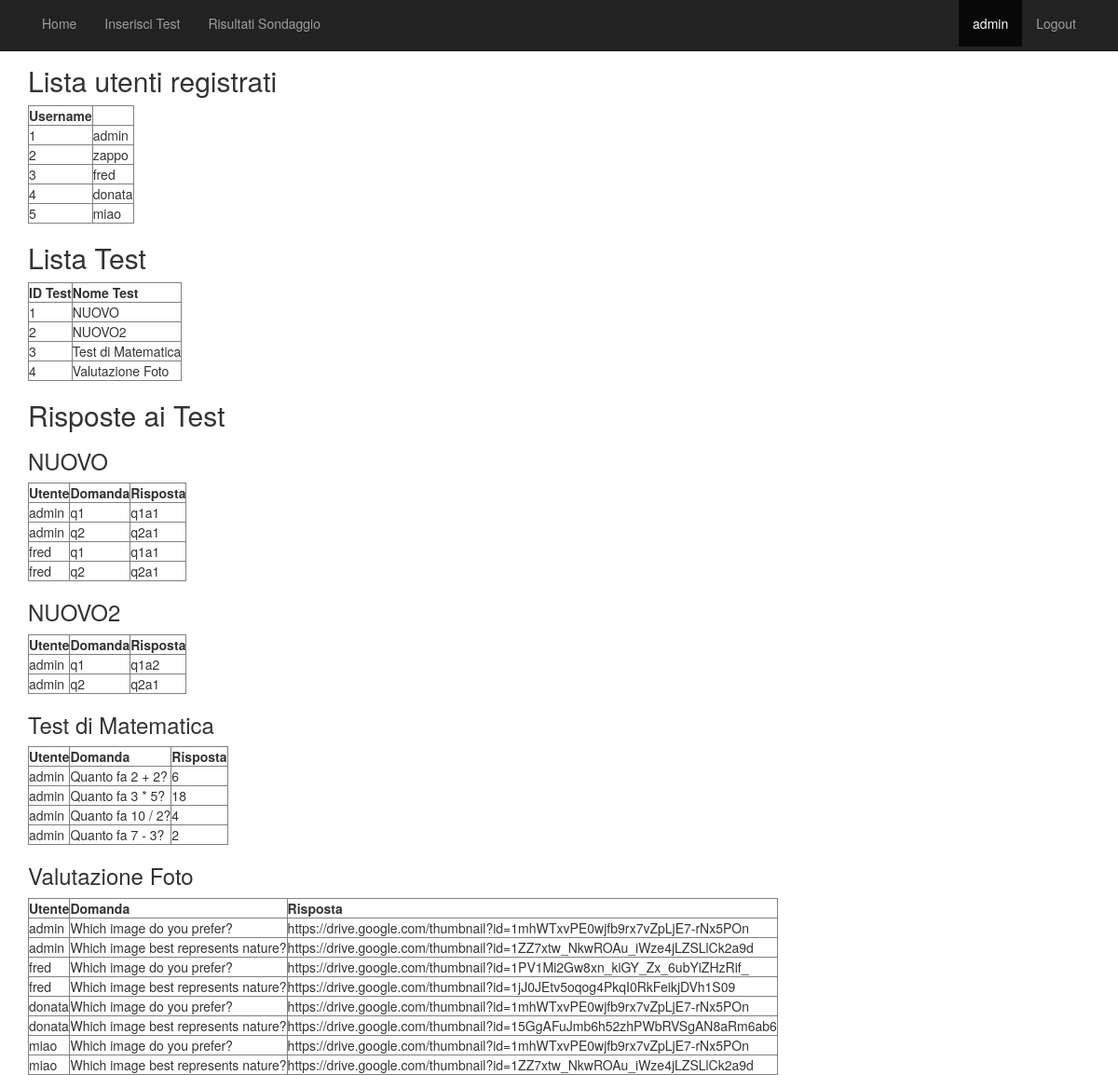
Page /survey_response (signed in) on the committed database.
### survey/models.py (models this page shows, shortened)
class User(UserMixin, db.Model):
    id = db.Column(db.Integer, primary_key=True)
    username = db.Column(db.String(64), index=True, unique=True)
    password_hash = db.Column(db.String(128))
    is_admin = db.Column(db.Boolean,default=False)
    def is_admin_user(self):
        return self.username == 'admin'

class Test(db.Model):
    id = db.Column(db.Integer, primary_key=True)
    name = db.Column(db.String(128), index=True, unique=True, nullable=False)

class Answer(db.Model):
    id = db.Column(db.Integer, primary_key=True)
    is_image = db.Column(db.Boolean, default=False, nullable=False)
    value = db.Column(db.String(128), index=True, nullable=False)
    question_id = db.Column(db.Integer, db.ForeignKey(Question.id), index=True, nullable=False)

class Question(db.Model):
    id = db.Column(db.Integer, primary_key=True)
    value = db.Column(db.String(128), index=True, nullable=False)
    test_id = db.Column(db.Integer, db.ForeignKey(Test.id), index=True, nullable=False)

### survey/routes.py (the view)
@app.route('/survey_response')
@login_required
def survey_response():
    if not current_user.is_admin_user():
        flash('Accesso negato! Solo l\'utente "admin" può accedere a questa pagina.')
        return redirect(url_for('access_denied'))
    users = User.query.all()
    tests = Test.query.all()
    responses = db.session.query(
    Test.id.label('test_id'),
    Test.name.label('test_name'),
    User.username.label('username'),
    Question.value.label('question'),
    Answer.value.label('answer')
).select_from(TestPreference)\
 .join(Answer, TestPreference.answer_id == Answer.id)\
 .join(Question, Answer.question_id == Question.id)\
 .join(Test, Question.test_id == Test.id)\
 .join(User)\
 .filter(TestPreference.user_id == User.id)\
 .order_by(Test.id, User.id)\
 .all()
    return render_template('survey_response.html', users=users, tests=tests, responses=responses)

### survey/models.py (called while the page is built)
@login.user_loader
def load_user(id):
    return User.query.get(int(id))

### survey/templates/survey_response.html
{% extends 'base.html' %}
{% block main %}
    <h2>Lista utenti registrati</h2>
    <table border="1">
       <thead>
          <tr>
              <th>Username</th>
          </tr>
       </thead>
       <tbody>
          {% for user in users %}
            <tr>
                <td>{{ user.id }}</td>
                <td>{{ user.username }}</td>
            </tr>
          {% endfor %}
       </tbody>
    </table>
    <h2>Lista Test</h2>
    <table border="1">
       <thead>
          <tr>
              <th>ID Test</th>
              <th>Nome Test</th>
          </tr>
       </thead>
       <tbody>
          {% for test in tests %}
            <tr>
                <td>{{ test.id }}</td>
                <td>{{ test.name }}</td>
            </tr>
          {% endfor %}
       </tbody>
    </table>
    <h2>Risposte ai Test</h2>
    {% for test in tests %}
        <h3>{{ test.name }}</h3>
        <table border="1">
            <thead>
                <tr>
                    <th>Utente</th>
                    <th>Domanda</th>
                    <th>Risposta</th>
                </tr>
            </thead>
            <tbody>
                {% for response in responses %}
                    {% if response.test_id == test.id %}
                        <tr>
                            <td>{{ response.username }}</td>
                            <td>{{ response.question }}</td>
                            <td>{{ response.answer }}</td>
                        </tr>
                    {% endif %}
                {% endfor %}
            </tbody>
        </table>
    {% endfor %}
{% endblock %}

### survey/templates/header.html (shortened to what this page needs)
<nav class="navbar navbar-inverse navbar-fixed-top">
      <div class="container">
        <div id="navbar" class="collapse navbar-collapse" style="display: inline-block !important;">
          <ul class="nav navbar-nav">
            {% if current_user.is_anonymous %}
              <li><a href="{{ url_for('login') }}">Login</a></li>
			      {% elif current_user.username=="admin" %}
              <li><a href="{{ url_for('index') }}">Home</a></li>
			        <li><a href="{{ url_for('insert_test') }}">Inserisci Test</a></li>
              <li><a href="{{ url_for('survey_response') }}">Risultati Sondaggio</a></li>
            {% else %}
              <li><a href="{{ url_for('index') }}">Home</a></li>
            {% endif %}
          </ul>
        </div>
		{% if current_user.is_anonymous %}
		{% else %}
        <div id="navbar" class="collapse navbar-collapse" style="display: inline-block !important;display: inline-block !important;float: right;">
		<ul class="nav navbar-nav">
			<li class="active"><a>{{current_user.username}}</a></li>
            <li><a href="{{ url_for('logout') }}">Logout</a></li>
		</ul>
		  </div>
          {% endif %}
      </div>
</nav>

### survey/static/css/app.css (style rules this page uses)
body { padding-top: 50px; }

### rows in the picture
User: username "admin", id "1"
User: id "2", username "zappo"
User: id "3", username "fred"
User: id "4", username "donata"
User: id "5", username "miao"
Test: id "1", name "NUOVO"
Test: id "2", name "NUOVO2"
Test: id "3", name "Test di Matematica"
Test: id "4", name "Valutazione Foto"
Answer: username "admin", question "q1", answer "q1a1", username "fred"
Answer: username "admin", question "q2", answer "q2a1", username "fred"
Answer: username "admin", question "q1", answer "q1a2"
Answer: username "admin", question "q2", answer "q2a1"
Answer: username "admin", question "Quanto fa 2 + 2?", answer "6"
Answer: username "admin", question "Quanto fa 3 * 5?", answer "18"
Answer: username "admin", question "Quanto fa 10 / 2?", answer "4"
Answer: username "admin", question "Quanto fa 7 - 3?", answer "2"
Answer: username "admin", question "Which image do you prefer?", answer "https://drive.google.com/thumbnail?id=1mhWTxvPE0wjfb9rx7vZpLjE7-rNx5POn", username "donata", username "miao"
Answer: username "admin", question "Which image best represents nature?", answer "https://drive.google.com/thumbnail?id=1ZZ7xtw_NkwROAu_iWze4jLZSLlCk2a9d", username "miao"
Answer: username "fred", question "Which image do you prefer?", answer "https://drive.google.com/thumbnail?id=1PV1Mi2Gw8xn_kiGY_Zx_6ubYiZHzRif_"
Answer: username "fred", question "Which image best represents nature?", answer "https://drive.google.com/thumbnail?id=1jJ0JEtv5oqog4PkqI0RkFeikjDVh1S09"
Answer: username "donata", question "Which image best represents nature?", answer "https://drive.google.com/thumbnail?id=15GgAFuJmb6h52zhPWbRVSgAN8aRm6ab6"
